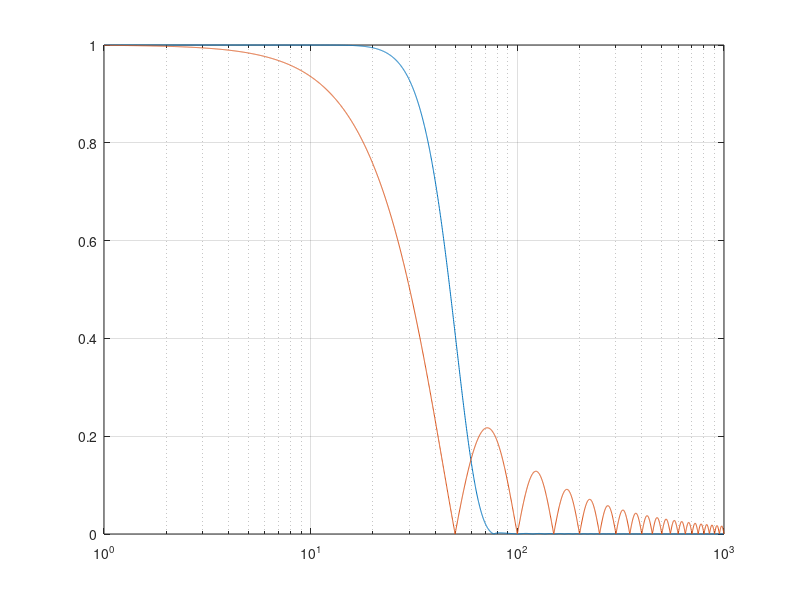

MATLAB code for this plot: (Note: this script raises an error after producing the figure.)
clear all;
close all;
clc;

fe = 45000;	% frecventa de esantionare de 45000 Hz
fo=50; % frecventa 

t=(0:1/fe:0.1)'; % vector momente de timp in care se masoara semnalele

To=1/fo; % se calculeaza perioada
No=round(fe*To); % se calculeaza numarul intreg reprezentat

% filtrul de tip medie
b=ones(1,No)/No;
a=[1 zeros(1,No-1)];
fset=logspace(0,3,3001)';
H=polyval(b,exp(2*pi*1i*fset*(1/fe)))./polyval(a,exp(2*pi*1i*fset*(1/fe)));
m=abs(H);
p=180*angle(H)/pi;


% filtru cu raspuns finit la impuls (mai bun)
wn=fo/(0.5*fe);
bb=fir1(3*No-1,wn);
aa=[1 zeros(1,3*No-1)];
H=polyval(bb,exp(2*pi*1i*fset*(1/fe)))./polyval(aa,exp(2*pi*1i*fset*(1/fe)));
mm=abs(H);
pp=180*angle(H)/pi;

% reprezentam grafic cele 2 filtre mentionate
figure;
semilogx(fset,[mm m]); 
grid;

% facem o simulare pentru rezultate (calcul valoare eficace)
fr=55; % frecventa reala a semnalului

% calculam tensiunea
u=230*sin(2*pi*fr*t);

% calculam tensiunea la puterea a 2-a
u2=u.*u;

% notam pentru tensiune medie
uef_medie=dlsim(b,a,u2);
% notam pentru tensiune filtru
uef_filtru=dlsim(bb,aa,u2);

% reprezentam grafic tensiunea medie si tensiunea filtru
figure;
plot(t,[uef_medie uef_filtru]);
grid;
